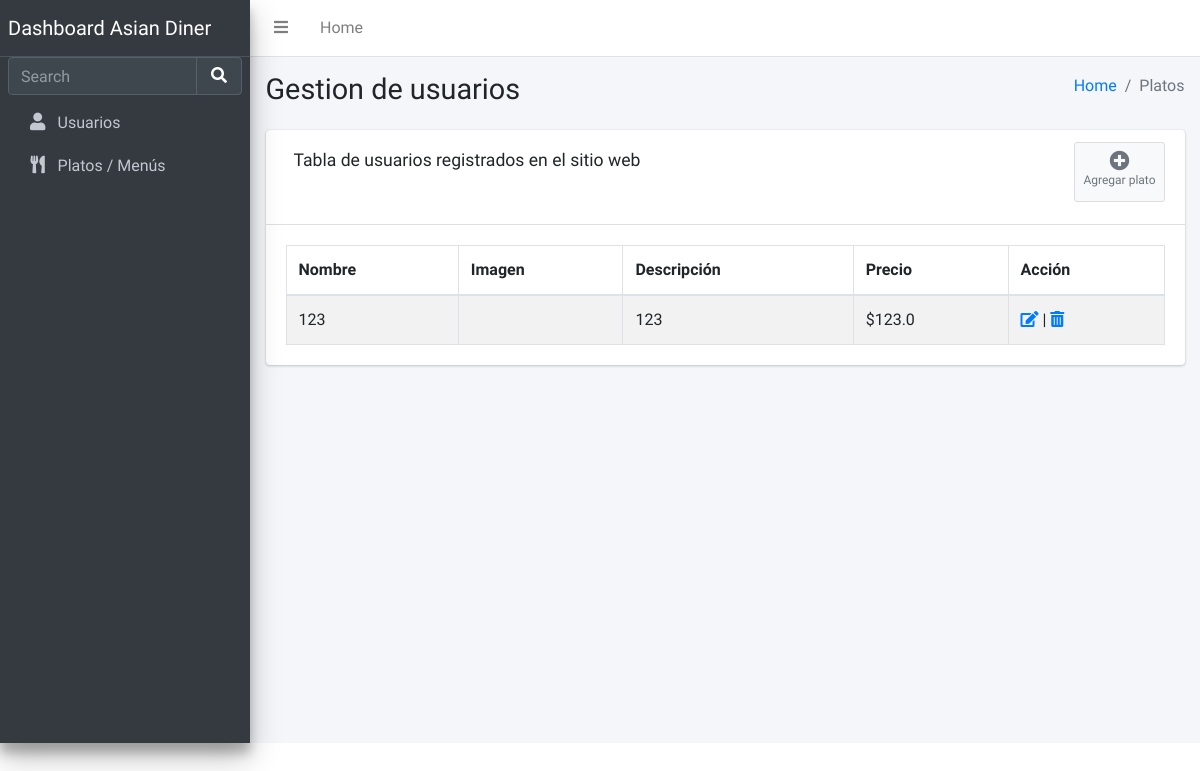
The page /platos on the database as committed earlier.
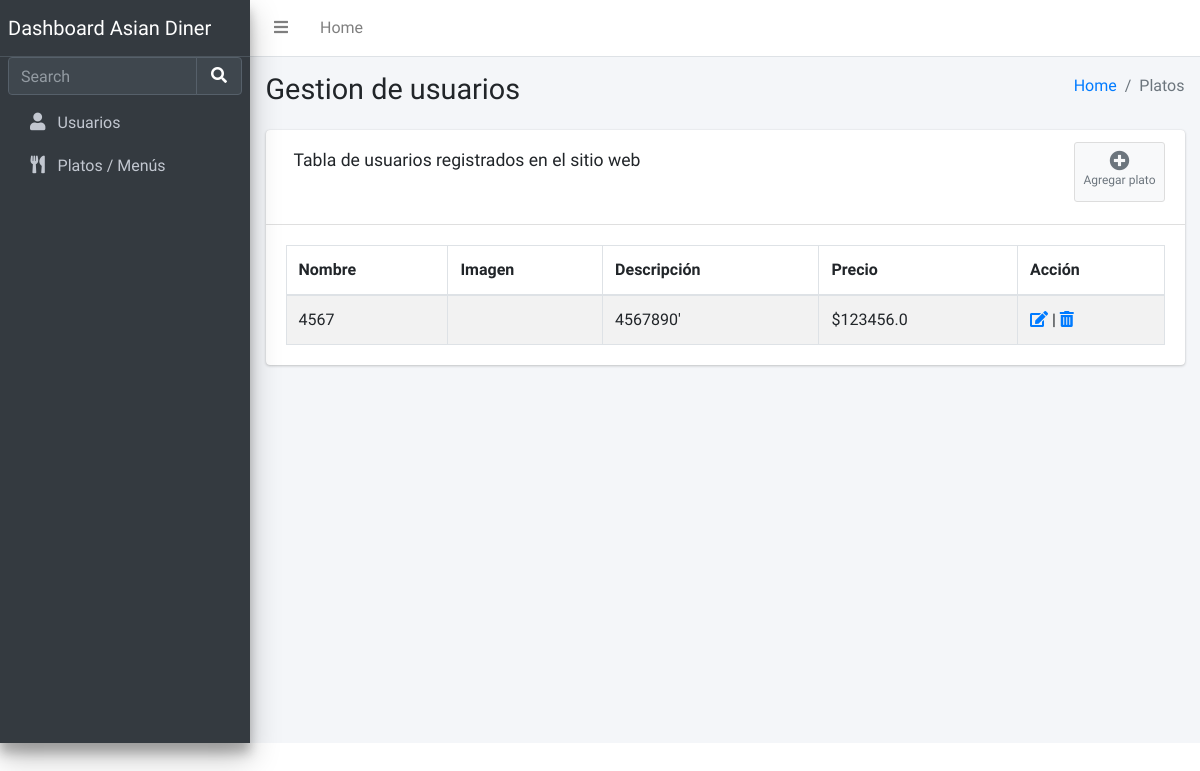
The same page on the database as committed later.
### tables this page shows
CREATE TABLE platos (
	id INTEGER NOT NULL PRIMARY KEY AUTOINCREMENT,
	plato TEXT(60) NOT NULL,
	descripcion TEXT(255),
	imagen TEXT(200),
	precio REAL
, id_disponiblidad INTEGER NOT NULL);

### app.py (the view)
@app.route('/platos', methods=['POST', 'GET'])
def plato():
    platos = db.mostrar_platos()
    return render_template('platos.html', platos=platos)

### db.py (called while the page is built)
def mostrar_platos():
    with sqlite3.connect("restaurante.db") as con:
        cur = con.cursor()
        cur.execute('SELECT * FROM platos' )
        platos = cur.fetchall()
        return platos

### templates/platos.html (shortened to what the changed rows need)
<!DOCTYPE html>
<html lang="en">
<head>
  <link rel="stylesheet" href="https://cdnjs.cloudflare.com/ajax/libs/font-awesome/5.15.4/css/all.min.css" />
  <link rel="stylesheet" href="../../static/css/dataTables.bootstrap4.min.css">
  <link rel="stylesheet" href="../static/css/responsive.bootstrap4.min.css">
  <link rel="stylesheet" href="../static/css/buttons.bootstrap4.min.css">
  <link rel="stylesheet" href="../static/css/adminlte.min.css">
</head>
<body class="hold-transition sidebar-mini">
<div class="wrapper">
  <div class="content-wrapper">
    <section class="content-header">
      <div class="container-fluid">
        <div class="row mb-2">
          <div class="col-sm-6">
            <h1>Gestion de usuarios</h1>
          </div>
        </div>
      </div>
    </section>
    <section class="content">
      <div class="container-fluid">
        <div class="row">
          <div class="col-12">
            <div class="card">
              <div class="card-body">
                <table id="example1" class="table table-bordered table-striped">
                  <thead>
                  <tr>
                    <th>Nombre</th>
                    <th>Imagen</th>
                    <th>Descripción</th>
                    <th>Precio</th>
                    <th>Acción</th>
                  </tr>
                  </thead>
                  <tbody>
                    {% for plato in platos %}
                      <tr>
                        <td>{{plato.1}}</td>
                        <td><img src="https://cdn7.kiwilimon.com/recetaimagen/36725/640x426/th5-640x426-45808.jpg.webp" alt="" ></td>
                        <td>{{plato.2}}</td>
                        <td>${{plato.4}}</td>
                        <td>
                            <a href="/platos/editar/{{ plato.0 }}">
                              <i class="fa fa-edit"></i>
                            </a> |
                            <a href="/platos/eliminar/{{ plato.0 }}">
                              <i class="fas fa-trash-alt"></i>
                            </a>
                        </td>
                      </tr>
                    {% endfor %}
                  </tbody>
                </table>
              </div>
            </div>
          </div>
        </div>
      </div>
    </section>
  </div>
</div>
</body>
</html>

Rows that differ between the two databases and show on the page:
changed platos: plato "123" → "4567"; descripcion "123" → "4567890'"; precio "123.0" → "123456.0"
